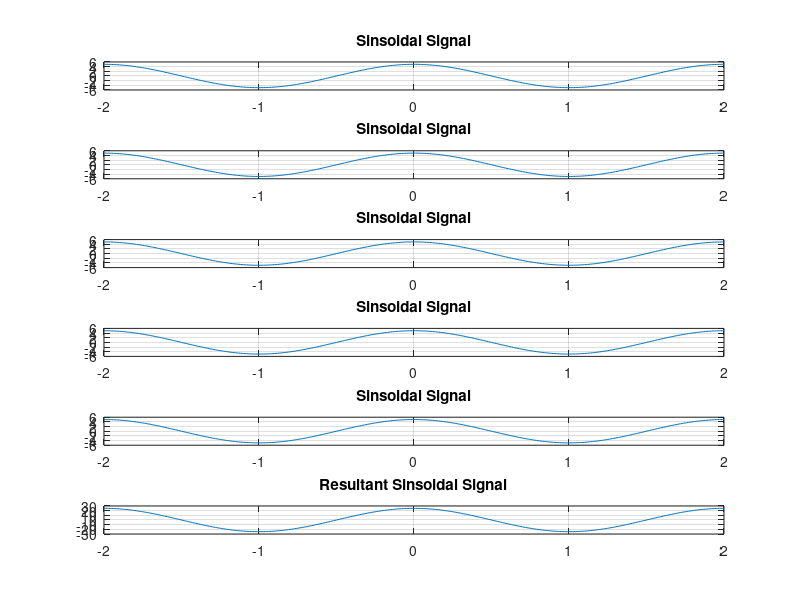

Reproduce this figure in MATLAB.
num=input('Enter the Number of Sinusoids: ' );
x1=0;
for n=1:num
    f=0.5;
    Phase=0;
    A=input('Enter amplitude: ');
    t=-2:0.01:2;
    x=A*cos(2*pi*f*t + Phase);
   
    subplot(num+1,1,n);
    plot(t,x);
    title('Sinsoidal Signal');
    
    x1=x1+x;
    grid;
end;
subplot(num+1,1,n+1);
plot(t,x1);
 title('Resultant Sinsoidal Signal');
grid;